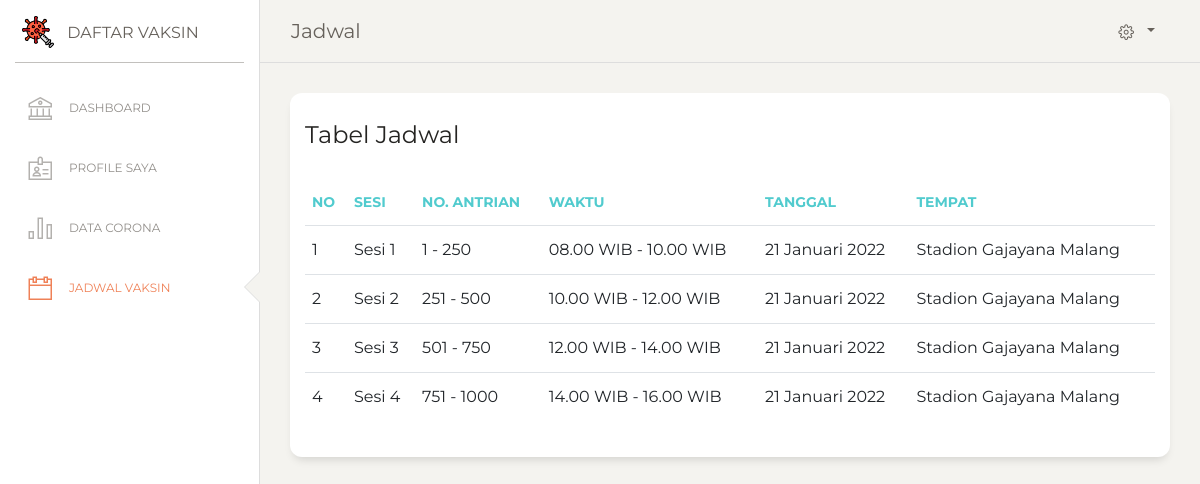
Screenshot of /app/jadwal-vaksin.php (signed in) with the database file from the repository.
### tables this page shows
CREATE TABLE `jadwal` (
  `id_jadwal` int(11) NOT NULL,
  `sesi` varchar(200) NOT NULL,
  `antrian` varchar(200) NOT NULL,
  `tempat` varchar(222) NOT NULL,
  `jam` varchar(100) NOT NULL,
  `tanggal` varchar(100) NOT NULL
);

### app/jadwal-vaksin.php (the view, shortened to what this page needs)
<!DOCTYPE html>
<html lang="en">
<head>
  <link href="https://maxcdn.bootstrapcdn.com/font-awesome/latest/css/font-awesome.min.css" rel="stylesheet">
  <link rel="stylesheet" href="../css/util.css">
  <link href="../assets/css/bootstrap.min.css" rel="stylesheet" />
  <link href="../assets/css/paper-dashboard.css?v=2.0.1" rel="stylesheet" />
  <link href="../assets/demo/demo.css" rel="stylesheet" />
  <link rel="stylesheet" href="style.css">
</head>
<body class="">
  <div class="wrapper">
    <div class="sidebar" data-color="white" data-active-color="danger">
      <div class="logo">
        <a href="dashboard.php" class="simple-text logo-mini">
          <div class="logo-image-small">
            <img src="../assets/img/vaccine.png">
          </div>
        </a>
        <a href="index.php" class="simple-text logo-normal">
          Daftar Vaksin
        </a>
      </div>
      <div class="sidebar-wrapper">
        <ul class="nav">
          <li>
            <a href="./index.php">
              <i class="nc-icon nc-bank"></i>
              <p>Dashboard</p>
            </a>
          </li>
          <li>
            <a href="./profil.php">
              <i class="nc-icon nc-badge"></i>
              <p>Profile Saya</p>
            </a>
          </li>
          <li>
            <a href="./data-covid.php">
              <i class="nc-icon nc-chart-bar-32"></i>
              <p>Data Corona</p>
            </a>
          </li>
          <li class="active">
            <a href="./jadwal-vaksin.php">
              <i class="nc-icon nc-calendar-60"></i>
              <p>Jadwal Vaksin</p>
            </a>
          </li>
        </ul>
      </div>
    </div>
    <div class="main-panel min-h-full">
      <nav class="navbar navbar-expand-lg navbar-absolute fixed-top navbar-transparent">
        <div class="container-fluid">
          <div class="navbar-wrapper">
            <a class="navbar-brand" href="jadwal-vaksin.php">Jadwal</a>
          </div>
          <div class="collapse navbar-collapse justify-content-end" id="navigation">
            <ul class="navbar-nav">
              <li class="nav-item btn-rotate dropdown">
                <a class="nav-link dropdown-toggle" href="http://example.com" id="navbarDropdownMenuLink" data-toggle="dropdown" aria-haspopup="true" aria-expanded="false">
                  <i class="nc-icon nc-settings-gear-65"></i>
                </a>
              </li>
            </ul>
          </div>
        </div>
      </nav>
      <div class="content">
        <div class="row">
            <div class="col-md-12">
                <div class="card card-user">
                    <div class="card-header">
                        <h4 class="card-title">Tabel Jadwal</h4>
                    </div>
                    <div class="card-body">
                        <div class="table-responsive">
                            <table class="table">
                                <?php
                                include '../conn.php';
                                    $tampil = mysqli_query($conn, "select * from jadwal");
                                    $no = 0;
                                ?>
                                <thead class="text-primary">
                                    <th>No</th>
                                    <th>Sesi</th>
                                    <th>No. Antrian</th>
                                    <th>Waktu</th>
                                    <th>Tanggal</th>
                                    <th>Tempat</th>
                                </thead>
                                <tbody>
                                <?php
                                    while($data = mysqli_fetch_array($tampil)){
                                        $no++;
                                ?>
                                    <tr>
                                        <td><?=$no?></td>
                                        <td><?=$data['sesi']?></td>
                                        <td><?=$data['antrian']?></td>
                                        <td><?=$data['jam']?></td>
                                        <td><?=$data['tanggal']?></td>
                                        <td><?=$data['tempat']?></td>
                                    </tr>
                                <?php
                                    }
                                ?>
                                </tbody>
                            </table>
                        </div>
                    </div>
                </div>
            </div>
        </div>
      </div>
    </div>
  </div>
</body>
</html>

### app/style.css (style rules this page uses)
.table td { font-size: medium; }

### rows the page displays
jadwal: sesi "Sesi 1", antrian "1 - 250", jam "08.00 WIB - 10.00 WIB", tanggal "21 Januari 2022", tempat "Stadion Gajayana Malang"
jadwal: sesi "Sesi 2", antrian "251 - 500", jam "10.00 WIB - 12.00 WIB", tanggal "21 Januari 2022", tempat "Stadion Gajayana Malang"
jadwal: sesi "Sesi 3", antrian "501 - 750", jam "12.00 WIB - 14.00 WIB", tanggal "21 Januari 2022", tempat "Stadion Gajayana Malang"
jadwal: sesi "Sesi 4", antrian "751 - 1000", jam "14.00 WIB - 16.00 WIB", tanggal "21 Januari 2022", tempat "Stadion Gajayana Malang"
